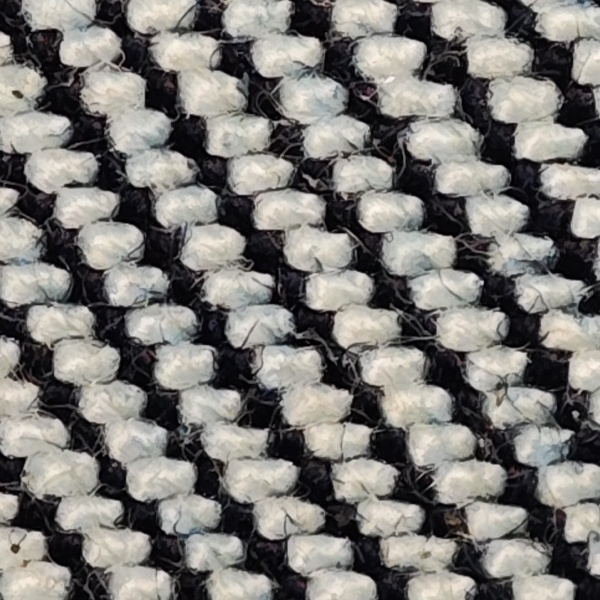
#> input picture experiments/shibie-8k-rt-physical-optics/photo_05_real_R_native600.jpg, 600 x 600 px; its folder holds only this picture in this run
$ python -i gate2.py   (imports and definitions only)   (older library calls are emulated)
#> lines starting #> are read from the running program, lines starting #| are printed output that depends on the picture
#> further down, picture is the input picture: shape (600, 600, 3); mean B, G, R 119.6, 123.1, 125.2
### shibie/tmp/scale_probe/engine/preprocess.py
from __future__ import annotations

import cv2
import numpy as np


def to_gray(image: np.ndarray) -> np.ndarray:
    if image.ndim == 2:
        return image
    return cv2.cvtColor(image, cv2.COLOR_BGR2GRAY)


def resize_max_side(image: np.ndarray, max_side: int) -> tuple[np.ndarray, float]:
#> called with max_side = 1400
    h, w = image.shape[:2]
#> h = 600; w = 600
    m = max(h, w)
#> m = 600
    if m <= max_side:
        return image, 1.0
    scale = max_side / float(m)
    out = cv2.resize(
        image,
        (max(1, int(round(w * scale))), max(1, int(round(h * scale)))),
        interpolation=cv2.INTER_AREA,
    )
    return out, scale


# [19 lines left out: function crop_roi, not called in this run]


def local_normalize(gray: np.ndarray) -> np.ndarray:
    clahe = cv2.createCLAHE(clipLimit=2.0, tileGridSize=(8, 8))
    return clahe.apply(gray)


# [12 lines left out: function rotate_keep_size, not called in this run]


def center_crop(image: np.ndarray, ratio: float = 0.82) -> np.ndarray:
    roi, _ = crop_roi(image, ratio)
    return roi

### shibie/tmp/scale_probe/engine/gate2.py
from __future__ import annotations

import cv2
import numpy as np

from .config import EngineConfig, DEFAULT_CONFIG
from .preprocess import to_gray, resize_max_side


def _metrics(image: np.ndarray) -> dict:
    gray = to_gray(image)
    small, _ = resize_max_side(gray, 1400)
    f = small.astype(np.float32)

    lap_var = float(cv2.Laplacian(small, cv2.CV_32F).var())
#> lap_var = 423.1
    gx = cv2.Sobel(f, cv2.CV_32F, 1, 0, ksize=3)
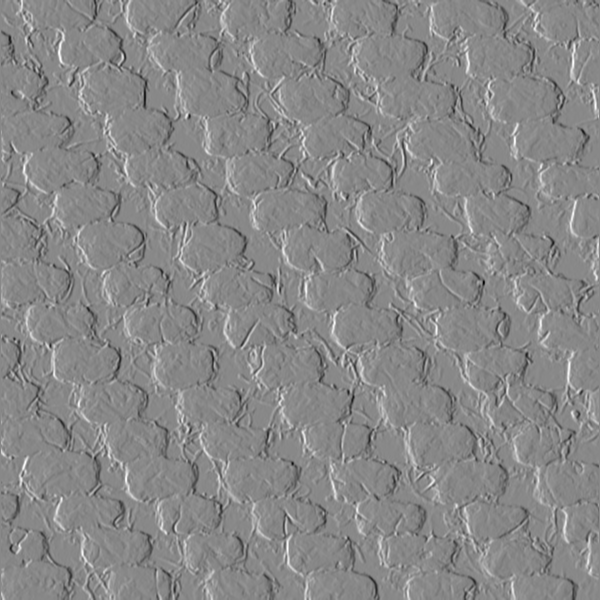
#> gx: shape (600, 600) float32; min -713, max 618, mean 0; drawn with min black and max white
    gy = cv2.Sobel(f, cv2.CV_32F, 0, 1, ksize=3)
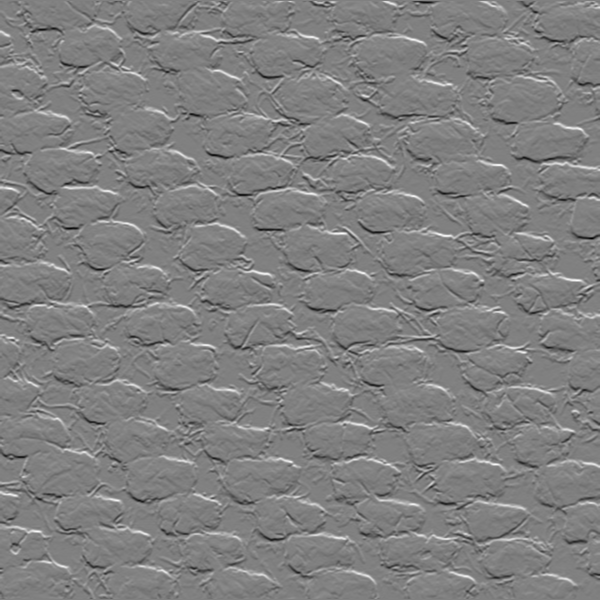
#> gy: shape (600, 600) float32; min -757, max 743, mean -0.2; drawn with min black and max white
    tenengrad = float(np.mean(gx * gx + gy * gy))
#> tenengrad = 18765.3

    hist = cv2.calcHist([small], [0], None, [256], [0, 256]).ravel()
#> hist = 256 values, max 6227 at index 8, min 0 at index 251, mean 1406.2
    hist /= max(float(hist.sum()), 1.0)
#> hist = 256 values, max 0.0173 at index 8, min 0 at index 251, mean 0.00391
    dark_ratio = float(hist[:8].sum())
#> dark_ratio = 0.0575
    bright_ratio = float(hist[248:].sum())
#> bright_ratio = 2.5e-05

    return {
        "width": int(gray.shape[1]),
        "height": int(gray.shape[0]),
        "laplacian_variance": round(lap_var, 3),
        "tenengrad": round(tenengrad, 3),
        "dark_ratio": round(dark_ratio, 5),
        "bright_ratio": round(bright_ratio, 5),
    }


# [112 lines left out: functions _append_quality_reasons, gate2, not called in this run]

>>> import cv2
>>> picture = cv2.imread('../../../../experiments/shibie-8k-rt-physical-optics/photo_05_real_R_native600.jpg')
>>> result = _metrics(picture)
#> result = {'width': 600, 'height': 600, 'laplacian_variance': 423.1, 'tenengrad': 18765.3, 'dark_ratio': 0.0575, 'bright_ratio': 2e-05}
